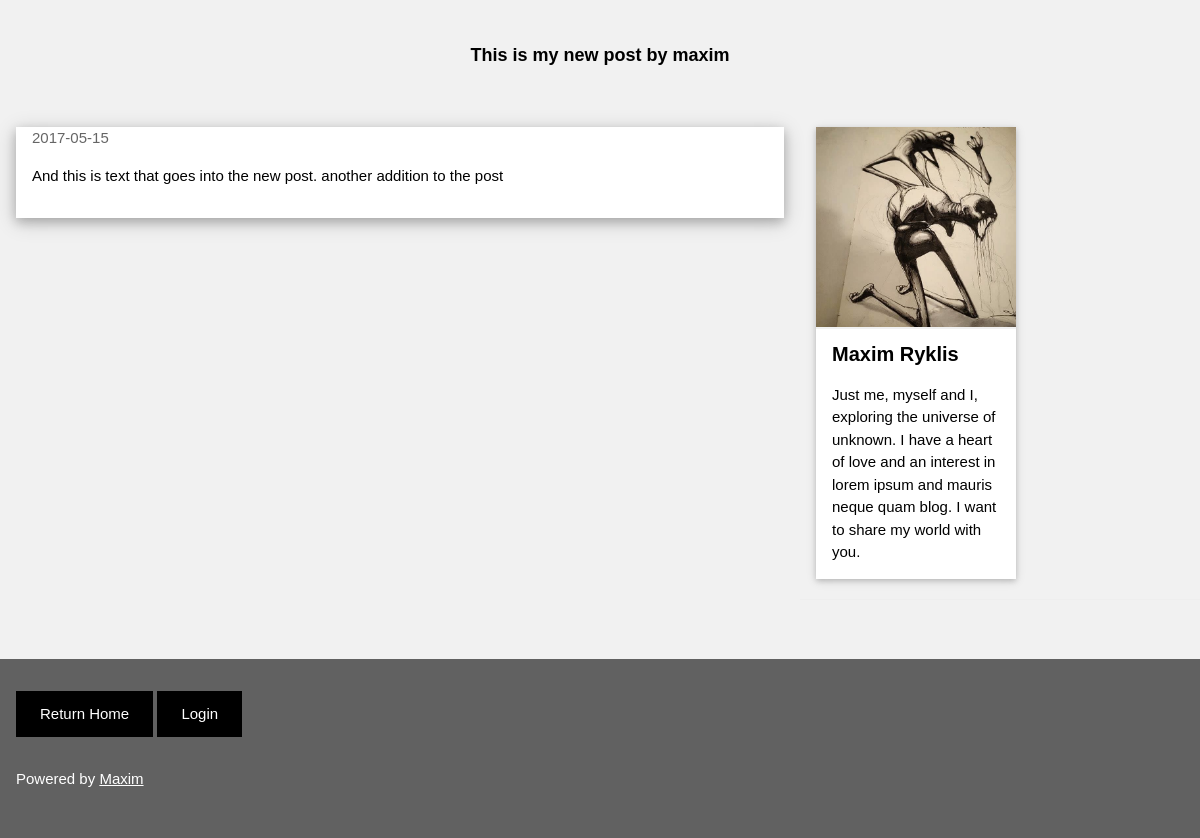
The page /read_post/5 on the database its author committed.
### tables this page shows
CREATE TABLE POSTS(
ID INTEGER NOT NULL primary key AUTOINCREMENT,
TITLE TEXT NOT NULL,
PDATE TEXT NOT NULL,
AUTHOR TEXT NOT NULL,
BLOG TEXT NOT NULL
);

### blog.py (the view)
@app.route('/read_post/<id>', methods=['GET'])
def read(id):
    conn = sqlite3.connect(DATABASE)
    c = conn.cursor()
    c.execute('select TITLE, PDATE, AUTHOR, BLOG from POSTS where ID = ?', (id))
    results = [dict(title=row[0], pdate=row[1], author=row[2], blog=row[3]) for row in c.fetchall()]
    conn.close()
    return render_template('/read_post.html', results=results)

### templates/read_post.html (shortened to what this page needs)
<!DOCTYPE html>
<html>
<link rel="stylesheet" href="/static/css/w3.css">
<link rel="stylesheet" href="/static/css/g.css">
<body class="w3-light-grey">
<div class="w3-content" style="max-width:1400px">
    {%for post in results%}
<header class="w3-container w3-center w3-padding-32">
    <h5><b>{{post.title}} by {{post.author}}</b></h5>
</header>
<div class="w3-row">
<div class="w3-col l8 s12">
  <div class="w3-card-4 w3-margin w3-white">
    <div class="w3-container">
    <span class="w3-opacity">{{post.pdate}}</span>
    </div>
    <div class="w3-container">
      <p>{{post.blog}}</p>
      <div class="w3-row">
        <div class="w3-col m8 s12">
        </div>
      </div>
    </div>
  </div>
  {% endfor %}
</div>
<div class="w3-col l4">
  <div class="w3-card-2 w3-margin w3-margin-top">
  <img src="/static/images/logo.jpg" style="width:100%">
    <div class="w3-container w3-white">
      <h4><b>Maxim Ryklis</b></h4>
      <p>Just me, myself and I, exploring the universe of unknown. I have a heart of love and an interest in lorem ipsum and mauris neque quam blog. I want to share my world with you.</p>
    </div>
  </div><hr>
</div>
</div><br>
</div>
<footer class="w3-container w3-dark-grey w3-padding-32 w3-margin-top">
    <a href="/"><button class="w3-button w3-black w3-padding-large w3-margin-bottom">Return Home</button></a>
  <a href="/login"><button class="w3-button w3-black w3-padding-large w3-margin-bottom">Login</button></a>
  <p>Powered by <a href="https://www.linkedin.com/in/maximryklis/" target="_blank">Maxim</a></p>
</footer>
</body>
</html>

### static/css/w3.css (style rules this page uses)
html { box-sizing:border-box }
*,*:before,*:after { box-sizing:inherit }
html { -ms-text-size-adjust:100%;-webkit-text-size-adjust:100% }
body { margin:0 }
article,aside,details,figcaption,figure,footer,header,main,menu,nav,section,summary { display:block }
a { background-color:transparent;-webkit-text-decoration-skip:objects }
img { border-style:none }
hr { box-sizing:content-box;height:0;overflow:visible }
button,input,select,textarea { font:inherit;margin:0 }
button,input { overflow:visible }
button,select { text-transform:none }
button,html [type=button],[type=reset],[type=submit] { -webkit-appearance:button }
html,body { font-family:Verdana,sans-serif;font-size:15px;line-height:1.5 }
html { overflow-x:hidden }
h4 { font-size:20px }
h5 { font-size:18px }
h1,h2,h3,h4,h5,h6 { font-family:"Segoe UI",Arial,sans-serif;font-weight:400;margin:10px 0 }
hr { border:0;border-top:1px solid #eee;margin:20px 0 }
img { margin-bottom:-5px }
a { color:inherit }
.w3-btn,.w3-button { border:none;display:inline-block;outline:0;padding:8px 16px;vertical-align:middle;overflow:hidden;text-decoration:none;color:inherit;background-color:inherit;text-align:center;cursor:pointer;white-space:nowrap }
.w3-btn,.w3-button { -webkit-touch-callout:none;-webkit-user-select:none;-khtml-user-select:none;-moz-user-select:none;-ms-user-select:none;user-select:none }
.w3-container:after,.w3-container:before,.w3-panel:after,.w3-panel:before,.w3-row:after,.w3-row:before,.w3-row-padding:after,.w3-row-padding:before, .w3-cell-row:before,.w3-cell-row:after,.w3-clear:after,.w3-clear:before,.w3-bar:before,.w3-bar:after { content:"";display:table;clear:both }
.w3-col,.w3-half,.w3-third,.w3-twothird,.w3-threequarter,.w3-quarter { float:left;width:100% }
.w3-col.s12 { width:99.99999% }
@media (min-width:601px) { .w3-col.m8,.w3-twothird { width:66.66666% } }
@media (min-width:993px) { .w3-col.l4 { width:33.33333% } }
@media (min-width:993px) { .w3-col.l8 { width:66.66666% } }
.w3-content { max-width:980px;margin:auto }
.w3-container,.w3-panel { padding:0.01em 16px }
.w3-card,.w3-card-2 { margin: auto; width: 50%; box-shadow:0 2px 5px 0 rgba(0,0,0,0.16),0 2px 10px 0 rgba(0,0,0,0.12) }
.w3-card-4,.w3-hover-shadow:hover { box-shadow:0 4px 10px 0 rgba(0,0,0,0.2),0 4px 20px 0 rgba(0,0,0,0.19) }
.w3-opacity,.w3-hover-opacity:hover { opacity:0.60 }
.w3-center { text-align:center!important }
.w3-margin { margin:16px!important }
.w3-margin-top { margin-top:16px!important }
.w3-margin-bottom { margin-bottom:16px!important }
.w3-padding-large { padding:12px 24px!important }
.w3-padding-32 { padding-top:32px!important;padding-bottom:32px!important }
.w3-white,.w3-hover-white:hover { color:#000!important;background-color:#fff!important }
.w3-black,.w3-hover-black:hover { color:#fff!important;background-color:#000!important }
.w3-light-grey,.w3-hover-light-grey:hover,.w3-light-gray,.w3-hover-light-gray:hover { color:#000!important;background-color:#f1f1f1!important }
.w3-dark-grey,.w3-hover-dark-grey:hover,.w3-dark-gray,.w3-hover-dark-gray:hover { color:#fff!important;background-color:#616161!important }

### templates/read_post.html (style rules this page uses)
body,h1,h2,h3,h4,h5 { font-family: "Raleway", sans-serif }

### rows shown on the page
POSTS: title "This is my new post", author "maxim", pdate "2017-05-15", blog "And this is text that goes into the new post. another addition to the post"
